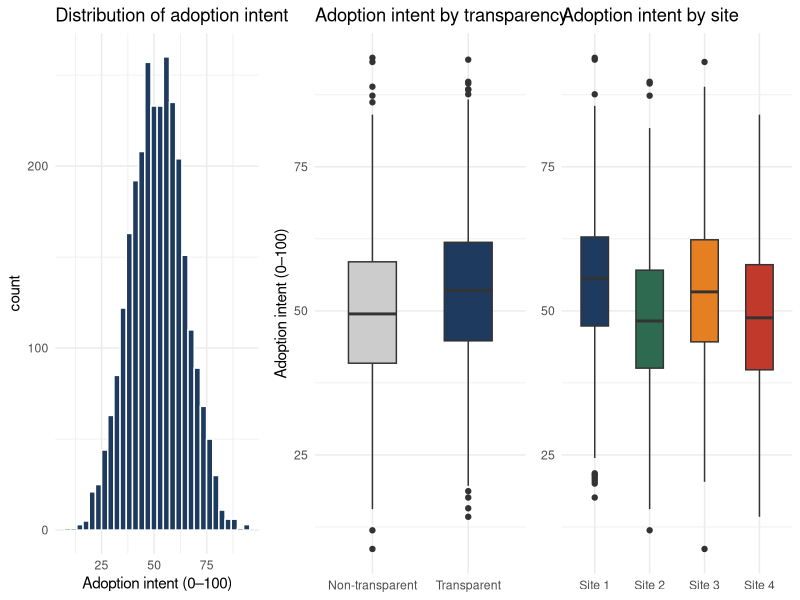
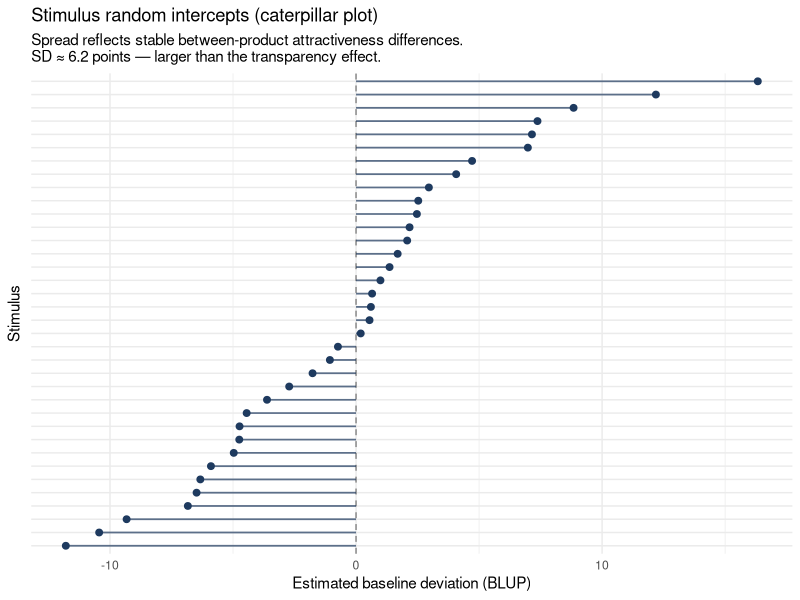
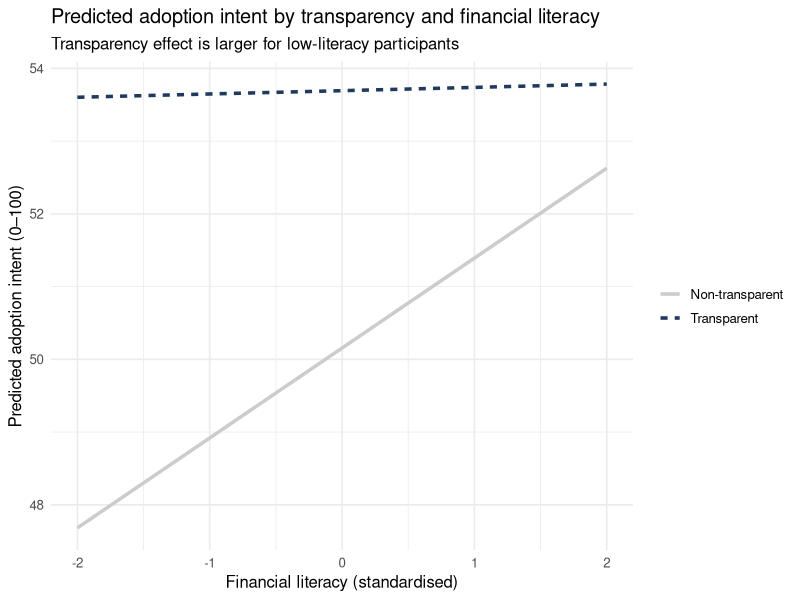
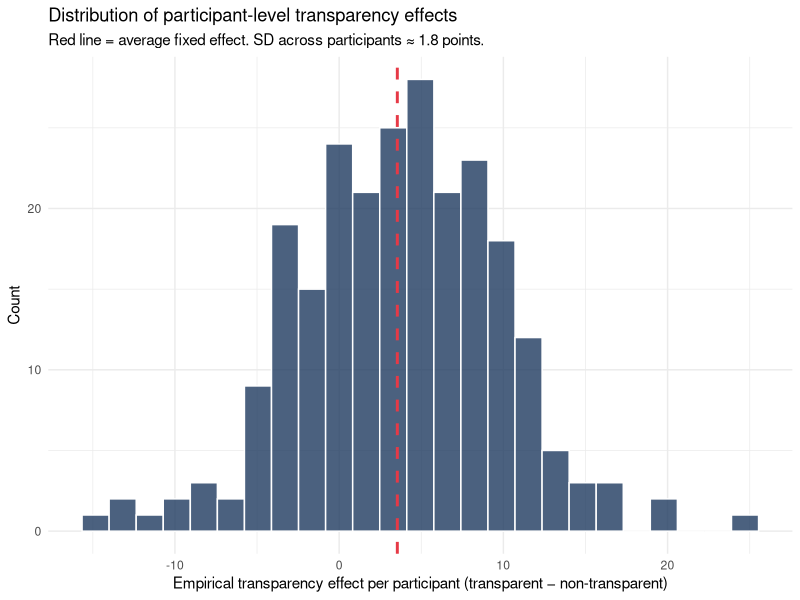
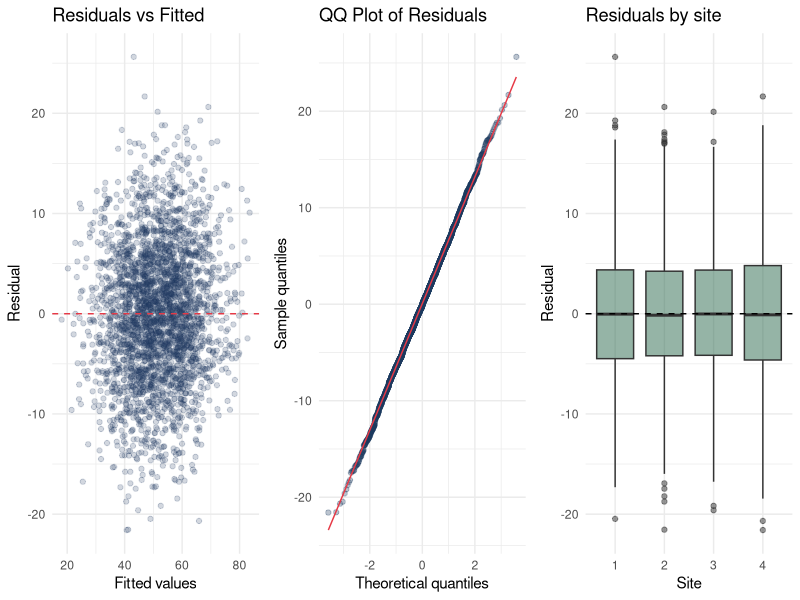

The R source for these figures, in order:
## ---- chunk 1
library(tidyverse)
library(lme4)
library(lmerTest)
library(broom.mixed)
library(glmmTMB)
set.seed(20240610)
## ---- chunk 2
# True DGP parameters — we will compare model estimates to these at the end
dgp <- list(
  intercept          = 50,    # grand mean adoption intent
  effect_transparency = 4,    # +4 points for transparent-fee display
  effect_risk        = -3,    # riskier products → lower adoption intent
  effect_ev          = 0.08,  # higher expected value → higher adoption intent
  effect_literacy    = 2,     # higher literacy → higher baseline adoption
  interaction_tx_lit = -1.5,  # transparency helps low-literacy more
  sd_participant     = 8,     # between-person stable differences
  sd_stimulus        = 5,     # between-product stable differences
  sd_site            = 4,     # between-site baseline differences
  sd_slope_part      = 2,     # participants differ in transparency sensitivity
  sd_residual        = 7      # within-trial noise
)
## ---- chunk 3
n_participants <- 240
n_stimuli      <- 36
n_sites        <- 4
trials_per_part <- 12  # each participant rates 12 of 36 offers

# Participant-level characteristics
participants <- tibble(
  participant_id     = 1:n_participants,
  site_id            = rep(1:n_sites, each = n_participants / n_sites),
  financial_literacy = rnorm(n_participants, 0, 1),  # standardised
  u0_participant     = rnorm(n_participants, 0, dgp$sd_participant),
  u1_participant     = rnorm(n_participants, 0, dgp$sd_slope_part)  # random slope for transparency
)

# Site-level intercepts
site_effects <- tibble(
  site_id    = 1:n_sites,
  u0_site    = c(3, -2, 1, -2)  # site 1 slightly higher baseline; site 4 lower
)

# Stimulus-level characteristics
stimuli <- tibble(
  stimulus_id    = 1:n_stimuli,
  risk_level     = rnorm(n_stimuli, 0, 1),   # standardised risk
  expected_value = rnorm(n_stimuli, 50, 15), # EV in dollars
  u0_stimulus    = rnorm(n_stimuli, 0, dgp$sd_stimulus),
  # transparency assignment: within-participant, so each stimulus
  # can appear in both conditions across participants
  base_transparency = rep(c(0, 1), n_stimuli / 2)  # half designed as transparent
)

# Assign stimuli to participants: each participant sees 12 of 36
# (partially crossed design)
trials <- participants |>
  select(participant_id, site_id, financial_literacy, u0_participant, u1_participant) |>
  cross_join(tibble(draw = 1:trials_per_part)) |>
  group_by(participant_id) |>
  mutate(
    stimulus_id  = sample(1:n_stimuli, trials_per_part, replace = FALSE),
    trial_order  = 1:trials_per_part
  ) |>
  ungroup() |>
  select(-draw) |>
  left_join(stimuli, by = "stimulus_id") |>
  left_join(site_effects, by = "site_id") |>
  mutate(
    # Transparency varies within participant (counterbalanced across stimuli)
    transparency = as.integer(runif(n()) > 0.5),
    # True DGP
    mu = dgp$intercept +
         dgp$effect_transparency * transparency +
         dgp$effect_risk        * risk_level +
         dgp$effect_ev          * (expected_value - 50) / 15 +
         dgp$effect_literacy    * financial_literacy +
         dgp$interaction_tx_lit * transparency * financial_literacy +
         u0_participant + u1_participant * transparency +
         u0_stimulus + u0_site,
    adoption_intent = pmin(100, pmax(0, rnorm(n(), mu, dgp$sd_residual)))
  ) |>
  select(participant_id, site_id, stimulus_id, trial_order,
         transparency, risk_level, expected_value, financial_literacy,
         adoption_intent)
## ---- chunk 4
# Structure check
cat("Participants:", n_distinct(trials$participant_id), "\n")
cat("Stimuli:", n_distinct(trials$stimulus_id), "\n")
cat("Sites:", n_distinct(trials$site_id), "\n")
cat("Trials per participant:", trials_per_part, "\n")
cat("Total rows:", nrow(trials), "\n")
cat("Observations per stimulus (mean):",
    round(nrow(trials) / n_distinct(trials$stimulus_id), 1), "\n")

head(trials, 6) |> knitr::kable(digits = 2, caption = "First six rows of the dataset")
## ---- chunk 5
# Trials per participant
trials_per_p <- trials |> count(participant_id)
cat("Trials per participant: min =", min(trials_per_p$n),
    ", max =", max(trials_per_p$n), "\n")

# Transparency balance within participants
tx_balance <- trials |>
  group_by(participant_id) |>
  summarise(prop_transparent = mean(transparency))
cat("Within-participant transparency proportion: mean =",
    round(mean(tx_balance$prop_transparent), 2),
    ", SD =", round(sd(tx_balance$prop_transparent), 2), "\n")

# Participants per site
trials |>
  distinct(participant_id, site_id) |>
  count(site_id) |>
  knitr::kable(caption = "Participants per site")
## ---- chunk 6
# Is transparency balanced across risk level?
tx_by_risk <- trials |>
  mutate(risk_tercile = ntile(risk_level, 3)) |>
  group_by(risk_tercile) |>
  summarise(prop_transparent = round(mean(transparency), 3),
            n = n())
knitr::kable(tx_by_risk,
  caption = "Transparency proportion by risk tercile (should be ~0.50 in each)")

# Is transparency balanced across expected value?
tx_by_ev <- trials |>
  mutate(ev_tercile = ntile(expected_value, 3)) |>
  group_by(ev_tercile) |>
  summarise(prop_transparent = round(mean(transparency), 3),
            n = n())
knitr::kable(tx_by_ev,
  caption = "Transparency proportion by EV tercile (should be ~0.50 in each)")
## ---- chunk 7
p1 <- ggplot(trials, aes(x = adoption_intent)) +
  geom_histogram(bins = 30, fill = "#1e3a5f", color = "white") +
  labs(title = "Distribution of adoption intent", x = "Adoption intent (0–100)") +
  theme_minimal(base_size = 11)

p2 <- trials |>
  mutate(Condition = ifelse(transparency == 1, "Transparent", "Non-transparent")) |>
  ggplot(aes(x = Condition, y = adoption_intent, fill = Condition)) +
  geom_boxplot(show.legend = FALSE, width = 0.5) +
  scale_fill_manual(values = c("#cccccc", "#1e3a5f")) +
  labs(title = "Adoption intent by transparency", y = "Adoption intent (0–100)", x = NULL) +
  theme_minimal(base_size = 11)

p3 <- trials |>
  mutate(site_label = paste0("Site ", site_id)) |>
  ggplot(aes(x = site_label, y = adoption_intent, fill = site_label)) +
  geom_boxplot(show.legend = FALSE, width = 0.5) +
  scale_fill_manual(values = c("#1e3a5f","#2d6a4f","#e67e22","#c0392b")) +
  labs(title = "Adoption intent by site", y = NULL, x = NULL) +
  theme_minimal(base_size = 11)

gridExtra::grid.arrange(p1, p2, p3, ncol = 3)
## ---- chunk 8
m0 <- lm(adoption_intent ~ transparency, data = trials)
broom::tidy(m0) |>
  filter(term == "transparency") |>
  mutate(model = "m0: Pooled OLS") |>
  select(model, estimate, std.error, p.value) |>
  knitr::kable(digits = 3, caption = "Naive pooled OLS: transparency estimate")
## ---- chunk 9
tibble(
  Issue = c(
    "Independence assumption",
    "Participant clustering",
    "Stimulus clustering",
    "Site context",
    "Stimulus covariates"
  ),
  `What the model assumes` = c(
    "All 2,880 rows are independent",
    "The same person appearing 12 times counts as 12 independent people",
    "The same stimulus appearing ~80 times counts as ~80 independent stimuli",
    "All sites draw from the same distribution",
    "Risk level and EV are not related to transparency"
  ),
  `Why this fails` = c(
    "Participant and stimulus baselines stay in the residual — the model is inefficient",
    "Cannot separate stable person differences from within-person treatment contrasts",
    "Stimulus attractiveness differences inflate residual variance and prevent generalization",
    "Site-level baselines are absorbed into the participant variance component",
    "If transparency and risk level are unbalanced, the estimate is biased"
  )
) |>
  knitr::kable(caption = "Why the pooled model misrepresents the design")
## ---- chunk 10
m1 <- lmer(adoption_intent ~ transparency + (1 | participant_id), data = trials)
## ---- chunk 11
# Participant ICC
vc1 <- as.data.frame(VarCorr(m1))
var_part  <- vc1$vcov[vc1$grp == "participant_id"]
var_resid <- vc1$vcov[vc1$grp == "Residual"]
icc_part  <- var_part / (var_part + var_resid)
cat("Participant ICC:", round(icc_part, 3), "\n")
cat("Interpretation:", round(icc_part * 100, 1),
    "% of total variance (within-person) is due to stable individual differences.\n")

broom.mixed::tidy(m1, effects = "fixed") |>
  filter(term == "transparency") |>
  mutate(model = "m1: participant RI") |>
  select(model, estimate, std.error, p.value) |>
  knitr::kable(digits = 3)
## ---- chunk 12
m2 <- lmer(adoption_intent ~ transparency +
             (1 | participant_id) + (1 | stimulus_id),
           data = trials)
## ---- chunk 13
vc2 <- as.data.frame(VarCorr(m2))
var_part2   <- vc2$vcov[vc2$grp == "participant_id"]
var_stim2   <- vc2$vcov[vc2$grp == "stimulus_id"]
var_resid2  <- vc2$vcov[vc2$grp == "Residual"]
icc_stim    <- var_stim2 / (var_stim2 + var_resid2)

cat("Stimulus ICC:", round(icc_stim, 3), "\n")
cat("Stimulus SD:", round(sqrt(var_stim2), 2),
    "(compared to transparency effect of ~4 points)\n")

broom.mixed::tidy(m2, effects = "fixed") |>
  filter(term == "transparency") |>
  mutate(model = "m2: participant + stimulus RI") |>
  select(model, estimate, std.error, p.value) |>
  knitr::kable(digits = 3)
## ---- chunk 14
# Caterpillar plot: stimulus random intercepts
stim_re <- ranef(m2)$stimulus_id |>
  as.data.frame() |>
  rownames_to_column("stimulus_id") |>
  rename(blup = `(Intercept)`) |>
  arrange(blup)

ggplot(stim_re, aes(x = reorder(stimulus_id, blup), y = blup)) +
  geom_hline(yintercept = 0, linetype = "dashed", color = "#888888") +
  geom_segment(aes(xend = stimulus_id, y = 0, yend = blup),
               color = "#1e3a5f", linewidth = 0.6, alpha = 0.7) +
  geom_point(color = "#1e3a5f", size = 2) +
  coord_flip() +
  labs(
    title    = "Stimulus random intercepts (caterpillar plot)",
    subtitle = paste0("Spread reflects stable between-product attractiveness differences.\n",
                      "SD ≈ ", round(sqrt(var_stim2), 1), " points — larger than the transparency effect."),
    x        = "Stimulus",
    y        = "Estimated baseline deviation (BLUP)"
  ) +
  theme_minimal(base_size = 11) +
  theme(axis.text.y = element_blank(), axis.ticks.y = element_blank())
## ---- chunk 15
# participant_id values are globally unique, so we can use
# (1 | site_id) + (1 | participant_id) directly
# This is equivalent to (1 | site_id/participant_id) when IDs are unique
m3 <- lmer(adoption_intent ~ transparency +
             (1 | site_id) + (1 | participant_id) + (1 | stimulus_id),
           data = trials)
## ---- chunk 16
vc3 <- as.data.frame(VarCorr(m3))
var_site3 <- vc3$vcov[vc3$grp == "site_id"]
cat("Site SD:", round(sqrt(var_site3), 2), "\n")
cat("Note: true site SD in DGP =", dgp$sd_site, "\n")

# Site-specific mean adoption intent
trials |>
  group_by(site_id) |>
  summarise(mean_adoption = round(mean(adoption_intent), 1),
            n_participants = n_distinct(participant_id)) |>
  knitr::kable(caption = "Site-specific means — visible differences suggest site variance is real")

broom.mixed::tidy(m3, effects = "fixed") |>
  filter(term == "transparency") |>
  mutate(model = "m3: + site RI") |>
  select(model, estimate, std.error, p.value) |>
  knitr::kable(digits = 3)
## ---- chunk 17
m4 <- lmer(adoption_intent ~ transparency + risk_level + expected_value +
             financial_literacy +
             (1 | site_id) + (1 | participant_id) + (1 | stimulus_id),
           data = trials)
## ---- chunk 18
# Track how the transparency estimate has moved across models
bind_rows(
  broom::tidy(m0) |> filter(term == "transparency") |>
    mutate(model = "m0: pooled OLS"),
  broom.mixed::tidy(m1, effects = "fixed") |> filter(term == "transparency") |>
    mutate(model = "m1: + participant RI"),
  broom.mixed::tidy(m2, effects = "fixed") |> filter(term == "transparency") |>
    mutate(model = "m2: + stimulus RI"),
  broom.mixed::tidy(m3, effects = "fixed") |> filter(term == "transparency") |>
    mutate(model = "m3: + site RI"),
  broom.mixed::tidy(m4, effects = "fixed") |> filter(term == "transparency") |>
    mutate(model = "m4: + covariates")
) |>
  select(model, estimate, std.error, p.value) |>
  mutate(across(c(estimate, std.error, p.value), \(x) round(x, 3))) |>
  knitr::kable(caption = paste0("Tracking the transparency estimate across models.",
    " True effect = ", dgp$effect_transparency))
## ---- chunk 19
m5 <- lmer(adoption_intent ~ transparency * financial_literacy +
             risk_level + expected_value +
             (1 | site_id) + (1 | participant_id) + (1 | stimulus_id),
           data = trials)

broom.mixed::tidy(m5, effects = "fixed") |>
  select(term, estimate, std.error, statistic, p.value) |>
  mutate(across(c(estimate, std.error, statistic, p.value), \(x) round(x, 3))) |>
  knitr::kable(caption = "m5: transparency × financial literacy interaction")
## ---- chunk 20
# Predicted effect across literacy values
lit_vals <- seq(-2, 2, length.out = 100)
pred_df <- tibble(
  financial_literacy = rep(lit_vals, 2),
  transparency       = rep(c(0, 1), each = 100),
  risk_level         = 0,
  expected_value     = 50
) |>
  mutate(
    participant_id = NA_integer_,
    site_id        = NA_integer_,
    stimulus_id    = NA_integer_
  )
pred_df$predicted <- predict(m5, newdata = pred_df, re.form = NA)

pred_df |>
  mutate(Condition = ifelse(transparency == 1, "Transparent", "Non-transparent")) |>
  ggplot(aes(x = financial_literacy, y = predicted, color = Condition, linetype = Condition)) +
  geom_line(linewidth = 1.2) +
  scale_color_manual(values = c("#cccccc", "#1e3a5f")) +
  labs(
    title    = "Predicted adoption intent by transparency and financial literacy",
    subtitle = "Transparency effect is larger for low-literacy participants",
    x        = "Financial literacy (standardised)",
    y        = "Predicted adoption intent (0–100)",
    color    = NULL, linetype = NULL
  ) +
  theme_minimal(base_size = 12)
## ---- chunk 21
# Simple slopes: effect of transparency at -1SD, mean, +1SD literacy
b_tx    <- fixef(m5)["transparency"]
b_int   <- fixef(m5)["transparency:financial_literacy"]

tibble(
  `Financial literacy` = c("Low (−1 SD)", "Average (0)", "High (+1 SD)"),
  `Transparency effect` = round(c(b_tx + b_int * -1,
                                   b_tx + b_int *  0,
                                   b_tx + b_int *  1), 2),
  Interpretation = c(
    "Transparency helps low-literacy participants most",
    "Average transparency effect across the sample",
    "Transparency helps high-literacy participants least"
  )
) |>
  knitr::kable(caption = paste0("Simple slopes for transparency at three levels of financial literacy.",
    " True effect at average literacy = ", dgp$effect_transparency, " points;",
    " true interaction = ", dgp$interaction_tx_lit, "."))
## ---- chunk 22
m6 <- lmer(adoption_intent ~ transparency * financial_literacy +
             risk_level + expected_value +
             (1 + transparency | participant_id) +
             (1 | stimulus_id) + (1 | site_id),
           data = trials,
           control = lmerControl(optimizer = "bobyqa"))

cat("Singular fit:", isSingular(m6), "\n")
## ---- chunk 23
vc6 <- as.data.frame(VarCorr(m6))
knitr::kable(vc6 |> select(grp, var1, var2, sdcor) |>
               mutate(across(where(is.numeric), \(x) round(x, 3))),
             caption = "Random effects from m6: by-participant random slope for transparency")
## ---- chunk 24
# Visualise participant-level transparency effects
# (empirical: mean under transparent - mean under non-transparent, per person)
empirical_slopes <- trials |>
  group_by(participant_id) |>
  summarise(
    mean_tx    = mean(adoption_intent[transparency == 1], na.rm = TRUE),
    mean_notx  = mean(adoption_intent[transparency == 0], na.rm = TRUE),
    n_tx       = sum(transparency == 1),
    n_notx     = sum(transparency == 0)
  ) |>
  filter(n_tx > 0, n_notx > 0) |>
  mutate(empirical_effect = mean_tx - mean_notx)

vc6_slope_sd <- sqrt(vc6$vcov[vc6$grp == "participant_id" &
                               !is.na(vc6$var1) & vc6$var1 == "transparency" &
                               is.na(vc6$var2)])

ggplot(empirical_slopes, aes(x = empirical_effect)) +
  geom_histogram(bins = 25, fill = "#1e3a5f", color = "white", alpha = 0.8) +
  geom_vline(xintercept = fixef(m6)["transparency"],
             color = "#e63946", linetype = "dashed", linewidth = 1) +
  labs(
    title    = "Distribution of participant-level transparency effects",
    subtitle = paste0("Red line = average fixed effect. SD across participants ≈ ",
                      round(vc6_slope_sd, 1), " points."),
    x        = "Empirical transparency effect per participant (transparent − non-transparent)",
    y        = "Count"
  ) +
  theme_minimal(base_size = 11)
## ---- chunk 25
# Try without the intercept-slope correlation as a robustness check
m6b <- lmer(adoption_intent ~ transparency * financial_literacy +
              risk_level + expected_value +
              (1 + transparency || participant_id) +
              (1 | stimulus_id) + (1 | site_id),
            data = trials,
            control = lmerControl(optimizer = "bobyqa"))

cat("Singular fit (correlated slopes m6):", isSingular(m6), "\n")
cat("Singular fit (uncorrelated slopes m6b):", isSingular(m6b), "\n")
## ---- chunk 26
# Compare m5 and m6b to see whether slopes change fixed-effect inference
bind_rows(
  broom.mixed::tidy(m5,  effects = "fixed") |>
    filter(term %in% c("transparency", "transparency:financial_literacy")) |>
    mutate(model = "m5: no random slope"),
  broom.mixed::tidy(m6b, effects = "fixed") |>
    filter(term %in% c("transparency", "transparency:financial_literacy")) |>
    mutate(model = "m6b: uncorrelated random slope")
) |>
  select(model, term, estimate, std.error) |>
  mutate(across(c(estimate, std.error), \(x) round(x, 3))) |>
  knitr::kable(caption = "Does adding the random slope change fixed-effect inference?")
## ---- chunk 27
tibble(
  Decision         = c("REML vs ML", "Degrees-of-freedom method",
                        "Random slope comparison", "Optimizer"),
  Default          = c("REML for final LMM",
                        "Satterthwaite (via lmerTest)",
                        "LRT / model comparison",
                        "default (nloptwrap)"),
  Why              = c("Unbiased variance components",
                        "Practical approximation for mixed DFs",
                        "Tests contribution of variance component",
                        "Reproducible baseline"),
  `When to change` = c("Use ML (REML=FALSE) to compare fixed-effect structures",
                        "Kenward-Roger for small samples or unbalanced designs",
                        "Boundary issues: use parametric bootstrap",
                        "Try bobyqa or Nelder_Mead for convergence warnings")
) |>
  knitr::kable(caption = "Estimator decisions for linear mixed models")
## ---- chunk 28
# Final model decision using explicit criteria rather than isSingular() alone:
# 1. Slope is theoretically justified (within-participant design)
# 2. Slope SD is non-trivial (check from m6b variance components)
# 3. Model is non-singular
# 4. Fixed-effect SEs are stable (checked in m6-comparison above)
slope_sd <- tryCatch({
  vc_m6b  <- as.data.frame(VarCorr(m6b))
  # With || syntax lme4 may use different grp labels; match on var1 only
  tx_row  <- vc_m6b[!is.na(vc_m6b$var1) & vc_m6b$var1 == "transparency" &
                      is.na(vc_m6b$var2), ]
  if (nrow(tx_row) > 0) sqrt(tx_row$vcov[1]) else NA_real_
}, error = function(e) NA_real_)

# isTRUE() guards against NA / length-0 logicals from any of the three checks
keep_slope <- isTRUE(!isSingular(m6b)) &&
              isTRUE(!is.na(slope_sd))  &&
              isTRUE(slope_sd > 0.5)

m_final <- if (keep_slope) m6b else m5
cat("Slope SD:", if (is.na(slope_sd)) "NA" else round(slope_sd, 2), "\n")
cat("Model singular (m6b):", isSingular(m6b), "\n")
cat("Final model selected:",
    ifelse(keep_slope, "m6b (random slope retained)", "m5 (slope dropped)"), "\n")
## ---- chunk 29
resid_df <- tibble(
  fitted   = fitted(m_final),
  residual = residuals(m_final),
  site_id  = trials$site_id,
  transparency = trials$transparency
)

p_rv <- ggplot(resid_df, aes(x = fitted, y = residual)) +
  geom_point(alpha = 0.2, color = "#1e3a5f") +
  geom_hline(yintercept = 0, linetype = "dashed", color = "#e63946") +
  labs(title = "Residuals vs Fitted", x = "Fitted values", y = "Residual") +
  theme_minimal(base_size = 11)

p_qq <- ggplot(resid_df, aes(sample = residual)) +
  stat_qq(alpha = 0.3, color = "#1e3a5f") +
  stat_qq_line(color = "#e63946") +
  labs(title = "QQ Plot of Residuals", x = "Theoretical quantiles", y = "Sample quantiles") +
  theme_minimal(base_size = 11)

p_site <- ggplot(resid_df, aes(x = factor(site_id), y = residual)) +
  geom_boxplot(fill = "#2d6a4f", alpha = 0.5) +
  geom_hline(yintercept = 0, linetype = "dashed") +
  labs(title = "Residuals by site", x = "Site", y = "Residual") +
  theme_minimal(base_size = 11)

gridExtra::grid.arrange(p_rv, p_qq, p_site, ncol = 3)
## ---- chunk 30
tibble(
  Category   = c("Fixed effects", "Fixed effects", "Fixed effects",
                  "Random effects", "Random effects", "Random effects",
                  "Residuals", "Residuals", "Residuals",
                  "Design", "Design"),
  Check      = c(
    "Focal estimate plausible in sign and magnitude?",
    "Estimate stable across model sequence?",
    "Interaction interpretable?",
    "Variance components nonzero?",
    "Model singular?",
    "Too few levels for any random effect?",
    "Residual vs. fitted: no funnel shape?",
    "QQ plot: residuals approximately normal?",
    "Heteroskedasticity by condition or site?",
    "Transparency balanced across risk and EV?",
    "Trial order effects?"
  ),
  Action = c(
    "Compare to true DGP or prior studies",
    "If estimate changes drastically, check confounding",
    "Compute simple slopes; plot predicted values",
    "If zero, report and simplify",
    "Simplify (see Step 11)",
    "Consider fixed effects for that grouping factor",
    "If yes, consider heteroskedastic model",
    "If severe, consider robust SE or transformation",
    "If yes, allow group-specific residual variance",
    "If unbalanced, ensure covariates are included",
    "Add trial_order as fixed effect and check estimate"
  )
) |>
  knitr::kable(caption = "Post-fit diagnostic checklist")
## ---- chunk 31
extract_tx <- function(m, model_name, is_lm = FALSE) {
  if (is_lm) {
    broom::tidy(m) |> filter(term == "transparency") |>
      select(estimate, std.error, p.value) |>
      mutate(model = model_name)
  } else {
    broom.mixed::tidy(m, effects = "fixed") |>
      filter(term == "transparency") |>
      select(estimate, std.error, p.value) |>
      mutate(model = model_name)
  }
}

bind_rows(
  extract_tx(m0, "m0: pooled OLS", is_lm = TRUE),
  extract_tx(m1, "m1: + participant RI"),
  extract_tx(m2, "m2: + stimulus RI"),
  extract_tx(m3, "m3: + site RI"),
  extract_tx(m4, "m4: + risk/EV/literacy"),
  extract_tx(m5, "m5: + literacy interaction"),
  extract_tx(m_final, "m_final: primary model")
) |>
  mutate(
    across(c(estimate, std.error, p.value), \(x) round(x, 3)),
    `Still assumes...` = c(
      "Independence of all rows",
      "Stimuli and site are fixed",
      "Site and covariates are ignorable",
      "Covariates are ignorable",
      "Effect is homogeneous",
      "No effect heterogeneity by participant",
      "—"
    ),
    verdict = c("Reject", "Incomplete", "Better", "Better",
                 "Primary baseline", "Substantive model", "Final")
  ) |>
  select(model, estimate, std.error, p.value, `Still assumes...`, verdict) |>
  knitr::kable(caption = paste0("Model sequence summary. True transparency effect = ",
    dgp$effect_transparency, "."))
## ---- chunk 32
tibble(
  Model  = c("m0 → m1", "m1 → m2", "m2 → m3", "m3 → m4", "m4 → m5", "m5 → m6b"),
  `What changed?` = c(
    "SE decreased; estimate stable",
    "SE decreased again; estimate stable",
    "Almost nothing changed",
    "Almost nothing changed",
    "Substantive interpretation changed",
    "SE increased modestly; estimate stable"
  ),
  `Main insight` = c(
    "Stable person baselines account for large outcome variance; within-person contrast is sharper",
    "Stimulus attractiveness is large — larger than the transparency effect itself; generalization requires modeling stimuli",
    "Site differences are baseline differences here, not transparency confounds; term matters for estimand and partitioning",
    "Covariates document robustness: balanced randomization means the estimate is not a covariate artifact",
    "Transparency effect depends on literacy — this is the first model to change *what we claim*, not just *how precisely we claim it*",
    "Participants differ in transparency responsiveness; fixed-effect SE is now honest about this heterogeneity"
  ),
  `Changed the substantive claim?` = c("No", "No", "Estimand only", "No", "Yes", "Partly")
) |>
  knitr::kable(caption = "What changed at each modeling step, and why it matters")
## ---- chunk 33
# Re-use the latent variables already in trials (add them back temporarily)
trials_stress_a <- trials |>
  left_join(
    stimuli |> select(stimulus_id, risk_level, u0_stimulus),
    by = c("stimulus_id", "risk_level")
  ) |>
  left_join(
    participants |> select(participant_id, u0_participant, u1_participant, financial_literacy),
    by = c("participant_id", "financial_literacy")
  ) |>
  left_join(site_effects, by = "site_id") |>
  mutate(
    # Transparency now more likely for high-risk stimuli
    p_tx_imbalanced      = plogis(qlogis(0.50) - 0.50 * risk_level),
    transparency_imb     = rbinom(n(), 1, p_tx_imbalanced),
    mu_imb = dgp$intercept +
      dgp$effect_transparency * transparency_imb +
      dgp$effect_risk        * risk_level +
      dgp$effect_ev          * (expected_value - 50) / 15 +
      dgp$effect_literacy    * financial_literacy +
      dgp$interaction_tx_lit * transparency_imb * financial_literacy +
      u0_participant + u1_participant * transparency_imb +
      u0_stimulus + u0_site,
    adoption_imb = pmin(100, pmax(0, rnorm(n(), mu_imb, dgp$sd_residual)))
  )

m_imb_unadj <- lmer(adoption_imb ~ transparency_imb +
                      (1 | participant_id) + (1 | stimulus_id),
                    data = trials_stress_a)

m_imb_adj   <- lmer(adoption_imb ~ transparency_imb + risk_level + expected_value +
                      (1 | participant_id) + (1 | stimulus_id),
                    data = trials_stress_a)

bind_rows(
  broom.mixed::tidy(m_imb_unadj, effects = "fixed") |>
    filter(term == "transparency_imb") |>
    mutate(model = "Unadjusted (no risk/EV controls)"),
  broom.mixed::tidy(m_imb_adj, effects = "fixed") |>
    filter(term == "transparency_imb") |>
    mutate(model = "Adjusted (risk + EV as covariates)")
) |>
  select(model, estimate, std.error) |>
  mutate(across(c(estimate, std.error), \(x) round(x, 3))) |>
  knitr::kable(caption = paste0("Stress test A: accidental imbalance. True effect = ",
    dgp$effect_transparency, ". Unadjusted estimate is biased toward zero."))
## ---- chunk 34
# Add site-by-transparency interaction to the DGP
site_effects_b <- site_effects |>
  mutate(u1_site = c(1.5, -1.0, 0.5, -1.0))  # site-specific transparency slopes

trials_stress_b <- trials |>
  left_join(site_effects_b, by = "site_id") |>
  mutate(
    mu_b = dgp$intercept +
      (dgp$effect_transparency + u1_site) * transparency +
      dgp$effect_risk        * risk_level +
      dgp$effect_ev          * (expected_value - 50) / 15 +
      dgp$effect_literacy    * financial_literacy +
      u0_site,
    adoption_b = pmin(100, pmax(0, rnorm(n(), mu_b, dgp$sd_residual)))
  )

# Model A: site random intercept only (ignores site-by-treatment heterogeneity)
m_site_ri <- lmer(adoption_b ~ transparency +
                    (1 | site_id) + (1 | participant_id) + (1 | stimulus_id),
                  data = trials_stress_b)

# Model B: site fixed interactions (with 4 sites, random slope is unstable;
# fixed interactions show per-site effect directly)
m_site_ix <- lmer(adoption_b ~ transparency * factor(site_id) +
                    (1 | participant_id) + (1 | stimulus_id),
                  data = trials_stress_b)

# Compare site-specific transparency effects
site_tx_effects <- broom.mixed::tidy(m_site_ix, effects = "fixed") |>
  filter(str_detect(term, "transparency")) |>
  select(term, estimate, std.error) |>
  mutate(across(c(estimate, std.error), \(x) round(x, 3)))

knitr::kable(site_tx_effects,
  caption = "Stress test B: transparency effect interacts with site. A site random intercept alone would miss this.")
## ---- chunk 35
# Subsample to 4 trials per participant
set.seed(42)
trials_sparse <- trials |>
  group_by(participant_id) |>
  slice_sample(n = 4) |>
  ungroup()

cat("Trials per participant in sparse design:", 4, "\n")

m_sparse_slope <- lmer(adoption_intent ~ transparency * financial_literacy +
                          risk_level + expected_value +
                          (1 + transparency | participant_id) +
                          (1 | stimulus_id) + (1 | site_id),
                        data = trials_sparse,
                        control = lmerControl(optimizer = "bobyqa"))

cat("Singular fit (sparse design, correlated slope):", isSingular(m_sparse_slope), "\n")

m_sparse_uncorr <- lmer(adoption_intent ~ transparency * financial_literacy +
                           risk_level + expected_value +
                           (1 + transparency || participant_id) +
                           (1 | stimulus_id) + (1 | site_id),
                         data = trials_sparse,
                         control = lmerControl(optimizer = "bobyqa"))

cat("Singular fit (sparse design, uncorrelated slope):", isSingular(m_sparse_uncorr), "\n")
## ---- chunk 36
fe <- broom.mixed::tidy(m_final, effects = "fixed") |>
  mutate(across(c(estimate, std.error, p.value), \(x) round(x, 3)))

knitr::kable(fe |> select(term, estimate, std.error, statistic, p.value),
             caption = "Final model: fixed effects")

vc_final <- as.data.frame(VarCorr(m_final))
knitr::kable(vc_final |>
               select(grp, var1, vcov) |>
               mutate(SD = round(sqrt(vcov), 2), vcov = round(vcov, 2)),
             caption = "Final model: variance components")
